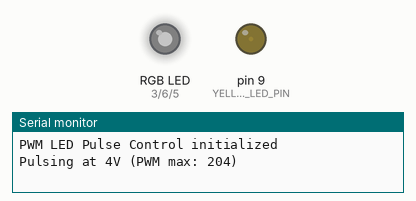
Simulated run of this sketch. Board: Arduino Uno, built with avr-gcc and run on an emulated ATmega328P. Parts: an RGB LED mixed from three pins (HIGH = lit), output pins drawn as LEDs (lit = HIGH), the last lines printed to the serial monitor. Dim RGB values are drawn brighter than linear.

Above: at 0.05 s.
At 0.7 s:
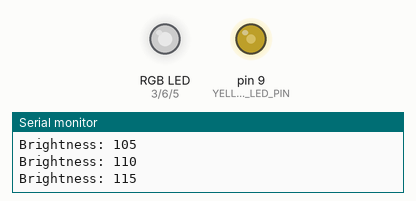
At 1.1 s:
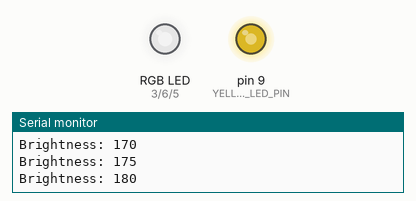
At 2.15 s:
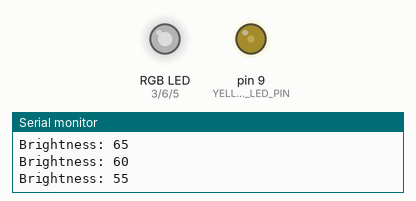
Timing chart, 0 to 5.7 s (numbered marks = the images above):
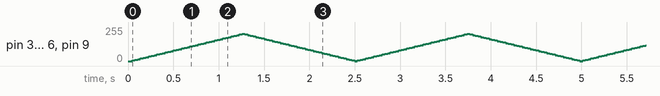

The sketch:

mech-design-lab2-pt2.ino
```cpp
/*
 * Arduino PWM LED Pulse Control
 *
 * Hardware Setup:
 * - 4 LEDs: Connect through current-limiting resistors (220Ω recommended) to PWM pins
 * - Digital Pins: 3, 5, 6, 9 (PWM-capable pins on most Arduino boards)
 *
 * Circuit:
 * - Red LED: Pin 3 (PWM)
 * - Blue LED: Pin 5 (PWM)
 * - Green LED: Pin 6 (PWM)
 * - Yellow LED: Pin 9 (PWM)
 * - Each LED needs a current-limiting resistor (220Ω) in series
 *
 * Functionality:
 * - LEDs pulse (fade in and out) at a set voltage of 4V
 * - On a 5V Arduino, 4V = 80% of full scale = PWM value of 204
 */

// Define LED pins (PWM-capable pins) with color assignments
const int RED_LED_PIN = 3;
const int BLUE_LED_PIN = 5;
const int GREEN_LED_PIN = 6;
const int YELLOW_LED_PIN = 9;

// Set voltage: 4V on a 5V system
// PWM value = (4V / 5V) * 255 = 204
const int MAX_PWM_VALUE = 204;  // Corresponds to 4V

// Pulse control variables
int brightness = 0;        // Current brightness level
int fadeAmount = 5;        // Amount to fade per step
int pulseDelay = 30;       // Delay between brightness changes (ms)

void setup() {
  // Initialize serial communication for debugging
  Serial.begin(9600);

  // Set LED pins as outputs
  pinMode(RED_LED_PIN, OUTPUT);
  pinMode(BLUE_LED_PIN, OUTPUT);
  pinMode(GREEN_LED_PIN, OUTPUT);
  pinMode(YELLOW_LED_PIN, OUTPUT);

  Serial.println("PWM LED Pulse Control initialized");
  Serial.print("Pulsing at 4V (PWM max: ");
  Serial.print(MAX_PWM_VALUE);
  Serial.println(")");
}

void loop() {
  // Set the brightness of all LEDs
  analogWrite(RED_LED_PIN, brightness);
  analogWrite(BLUE_LED_PIN, brightness);
  analogWrite(GREEN_LED_PIN, brightness);
  analogWrite(YELLOW_LED_PIN, brightness);

  // Change the brightness for next time through the loop
  brightness = brightness + fadeAmount;

  // Reverse the direction of the fading at the ends of the pulse
  if (brightness <= 0 || brightness >= MAX_PWM_VALUE) {
    fadeAmount = -fadeAmount;
  }

  // Optional: Print brightness to serial monitor for debugging
  Serial.print("Brightness: ");
  Serial.println(brightness);

  // Wait for the specified delay to see the dimming effect
  delay(pulseDelay);
}
```
